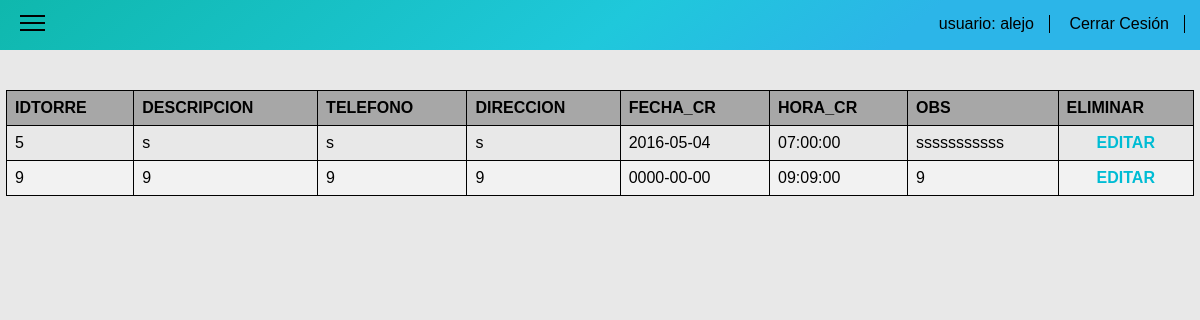
/index/Torre_actualizar.php (signed in), run on the app's committed database.
### tables this page shows
CREATE TABLE IF NOT EXISTS `torre` (
`IDTORRE` int(11) NOT NULL,
  `DESCRIPCION` varchar(100) DEFAULT NULL,
  `TELEFONO` varchar(20) DEFAULT NULL,
  `DIRECCION` varchar(60) DEFAULT NULL,
  `FECHA_CR` date DEFAULT NULL,
  `HORA_CR` time DEFAULT NULL,
  `OBS` varchar(200) DEFAULT NULL
);

### index/Torre_actualizar.php (the view, shortened to what this page needs)
<!DOCTYPE html>
<html>
<head>
  <link rel="stylesheet" type="text/css" href="../css/normalize.css">
  <link rel="stylesheet" type="text/css" href="../css/index.css">
</head>
<body>
<?php
$nom=$_SESSION['usuario'];
?>
<nav class="menu">
<ul class="ul-top">
    <li class="menu-ham" onclick="myFunction()">
      <div  class="menu-top"></div>
      <div></div>
      <div class="menu-bottom"></div>
    </li>
    <li class="li-top">
      <span class="usu"><a href="index.php">usuario: <?php echo "$nom" ?></a></span>
    </li>
    <li class="li-top" id="li-top">
      <span class=""><a href="../desconectar.php">Cerrar Cesión</a></span>
    </li>
  </ul>
</nav>
<div class="contenedor" id="contenedor">
<div class="con-table">
<?php
require("../conectar.php");
$datos = $conexion->query("SELECT * FROM torre");
?>
<table>
  <thead>
  <th>IDTORRE</th><th>DESCRIPCION</th><th>TELEFONO</th>
  <th>DIRECCION</th><th>FECHA_CR</th>
  <th>HORA_CR</th><th>OBS</th><th>ELIMINAR</th>
  </thead>
  <tbody>
    <?php while($user = mysqli_fetch_array($datos)){ ?>
      <tr>
        <td><?php echo $user['IDTORRE']; ?></td>
        <td><?php echo $user['DESCRIPCION']; ?></td>
        <td><?php echo $user['TELEFONO']; ?></td>
        <td><?php echo $user['DIRECCION']; ?></td>
        <td><?php echo $user['FECHA_CR']; ?></td>
        <td><?php echo $user['HORA_CR']; ?></td>
        <td><?php echo $user['OBS']; ?></td>
        <td class="editar_campo">
        <a href="editar/editar-torre.php?IDTORRE=<?php echo $user['IDTORRE']; ?>"
        onclick="return confirm('desea editar este campo')">EDITAR</a>
        </td>
      </tr>
    <?php } ?>
  </tbody>
</table>
</div>
</div>
</body>
</html>

### css/index.css (style rules this page uses)
.menu { position: absolute; width: 100%; background:linear-gradient(141deg, #0fb8ad 0%, #1fc8db 51%, #2cb5e8 75%); height: 50px; z-index: 1; }
.ul-top { list-style-type: none; margin: 0; padding: 0; text-align: right; }
.li-top { display: inline-block; margin-right: 15px; height: 50px; }
.li-top span { display: inline-block; margin-top: 15px; border-right: 1px solid; padding-right: 10px; }
.li-top span a { text-decoration: none; color: black ; margin-right: 5px; }
.menu-ham { position: absolute; margin-left: 20px; width: 25px; margin-top: 10px; cursor:pointer; }
.menu-ham div { display: block; background-color: black; width: 25px; height: 2px; margin-top: 5px; }
.contenedor { width: 100%; height: 100%; background-color: #E8E8E8; position: absolute; transition: all 0.5s ease-out; -webkit-transition: all 0.5s ease-out; -moz-transition: all 0.5s ease-out; overflow-y: scroll; }
.con-table { overflow-x:auto; margin-top: 90px }
table { border-collapse: collapse; width: 99%; margin-left: 6px; }
table, td, th { border: 1px solid black; text-align: left; }
th { background-color: rgba(68, 68, 68, 0.4); }
th, td { text-align: left; padding: 8px; }
tr:nth-child(even) { background-color: #f2f2f2 }
table a { text-decoration: none; color: #00BCD4; font-weight: bold; }
.eliminar_campo,.editar_campo { text-align: center }

### data on the page
torre: IDTORRE "5", DESCRIPCION "s", TELEFONO "s", DIRECCION "s", FECHA_CR "2016-05-04", HORA_CR "07:00:00", OBS "sssssssssss"
torre: IDTORRE "9", DESCRIPCION "9", TELEFONO "9", DIRECCION "9", FECHA_CR "0000-00-00", HORA_CR "09:09:00", OBS "9"

### other printed values
$nom "alejo"
